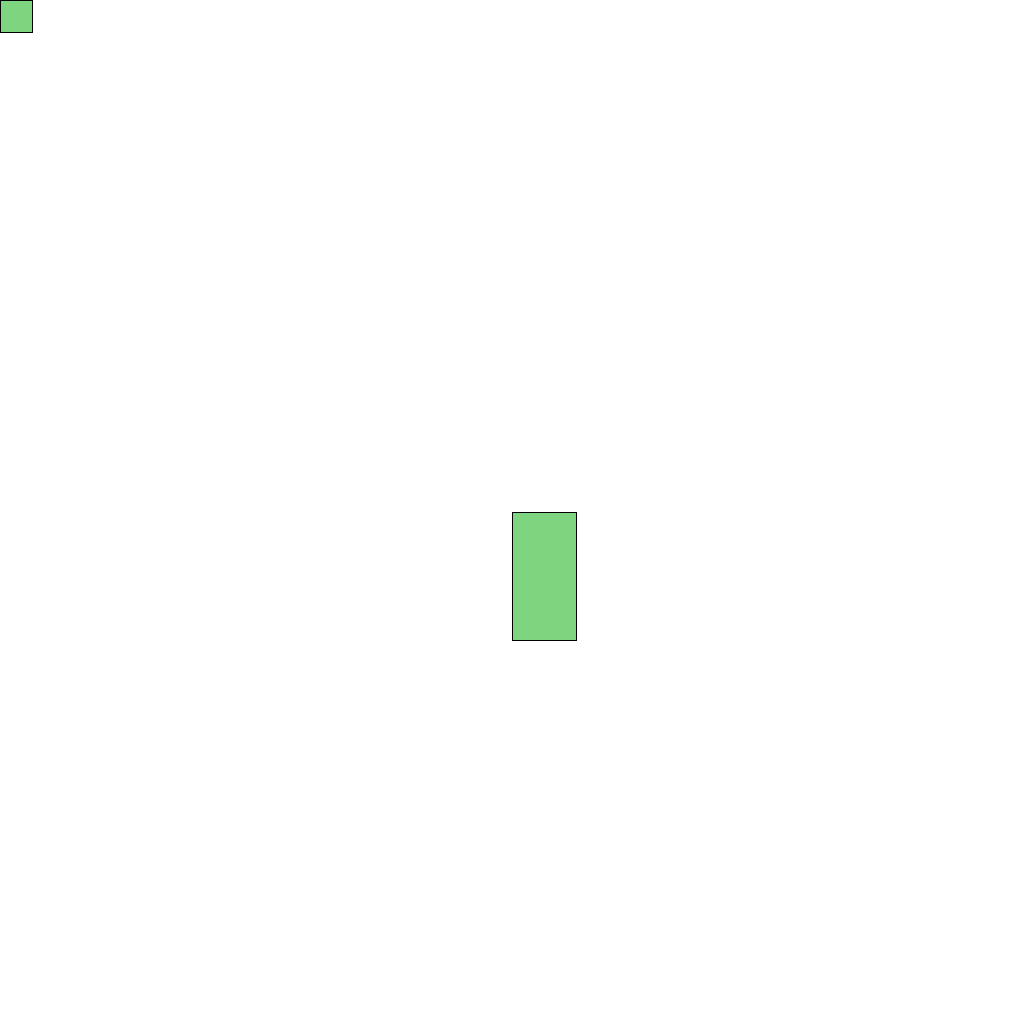
Frame 1 (no input)
Frame 60 (the mouse pressed at the canvas centre just before this capture): identical to frame 1, image omitted
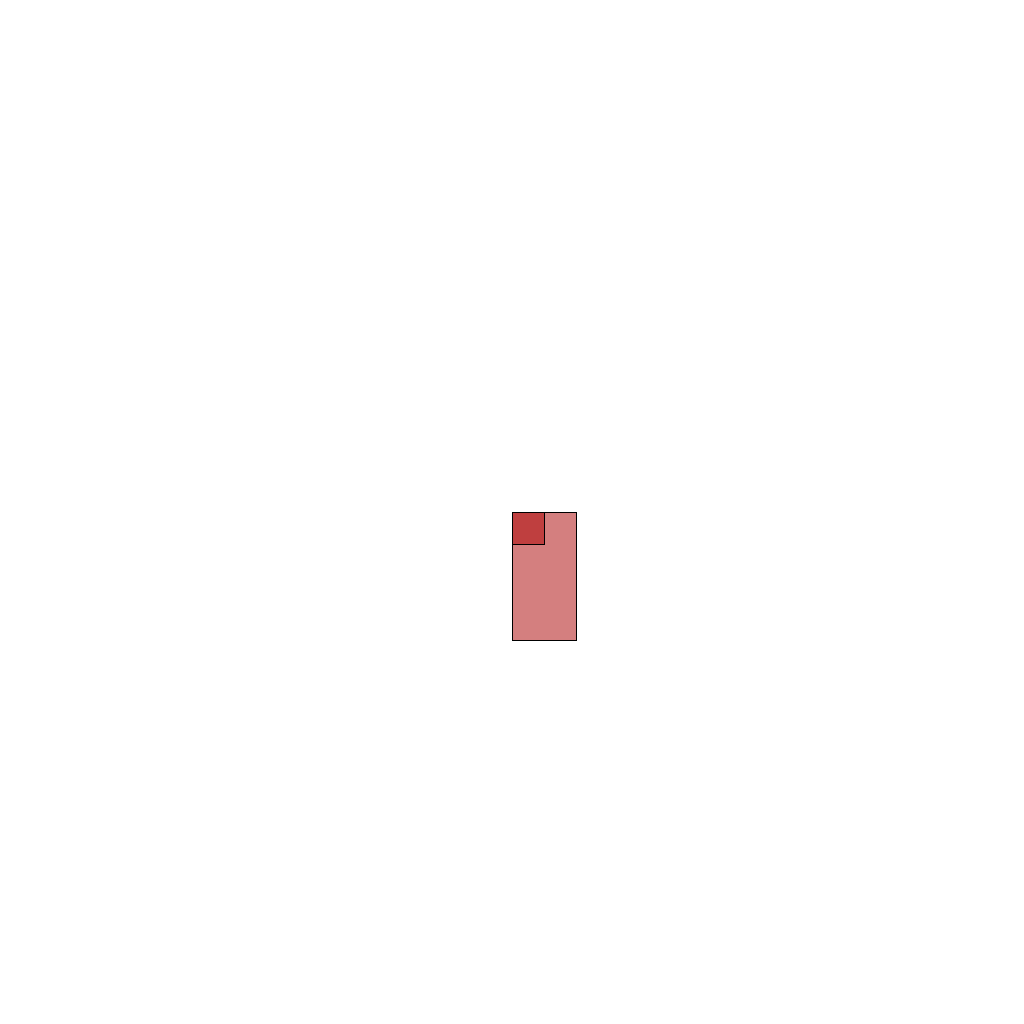
Frame 120 (the mouse held since frame 60 and released just before this capture)

The Processing sketch that drew these frames (run headless with seeded random() and noise(); from frame 60 on, the mouse is pressed at the canvas centre):

// Processing sketch: lec14_231203c_rectCollision
// ── lec14_231203c_rectCollision.pde
// Check collisions for rectangles;

PVector staticRect, mouseRect;
int staticWidth = 64;
int staticHeight = 128;
int mouseWidth = 32;
int mouseHeight = mouseWidth;

void setup(){
  size(1024, 1024);
  
  // just 'cuz
  noSmooth();
  noFill();
  
  // initialization
  staticRect = new PVector(width/2, height/2);
  mouseRect = new PVector(0, 0);
}

void draw(){ 
  // leave trails instead of drawing the background outright
  background(#ffffff);
  
  mouseRect.set(mouseX, mouseY);
  
  // we don't normally need all these variables, this is just for clarity
  float mouseLeft = mouseRect.x;
  float mouseRight = mouseRect.x + mouseWidth;
  float mouseTop = mouseRect.y;
  float mouseBottom = mouseRect.y + mouseHeight;
  
  float staticLeft = staticRect.x;
  float staticRight = staticRect.x + staticWidth;
  float staticTop = staticRect.y;
  float staticBottom = staticRect.y + staticHeight;
  
  boolean gapExists = mouseRight < staticLeft
                      || mouseLeft > staticRight
                      || mouseBottom < staticTop
                      || mouseTop > staticBottom;
  
  if(!gapExists){
    // the point/rectangle is inside the rectangle!
    fill(#aa0000, 128);
    println("ahhhh!");
  } else {
    // the point/rectangle is not inside the rectangle!
    fill(#00aa00, 128);
  }
  
  // draw the two rectangles
  rect(staticRect.x, staticRect.y, staticWidth, staticHeight);
  rect(mouseRect.x, mouseRect.y, mouseWidth, mouseHeight);
}
